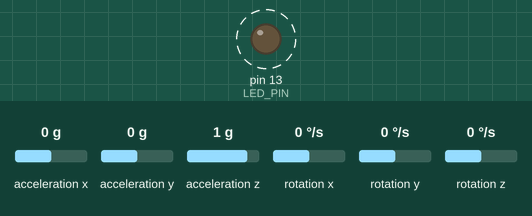
Bench run of a sketch on a simulated Arduino Uno, built with avr-gcc and run on an emulated ATmega328P. Parts: output pins drawn as LEDs (lit = HIGH). Dashed ring = blinking. The inputs (shaded band) are chosen by the test bench; at power-on: acceleration z 1 g, acceleration x 0 g, acceleration y 0 g, rotation x 0 °/s, rotation y 0 °/s, rotation z 0 °/s. The ROS host is connected and sends only what is stated; what the sketch prints to the serial monitor is not drawn.

Above: at 1.2 s.
1.3 s: acceleration z set to 0 g
4.3 s: acceleration x set to -1.4 g
7.3 s: acceleration y set to -1.4 g
10.3 s: rotation x set to -192 °/s
13.3 s: acceleration x set to 0 g
Timing chart, 0 to 72.8 s (numbered marks = the images above; inputs shaded):
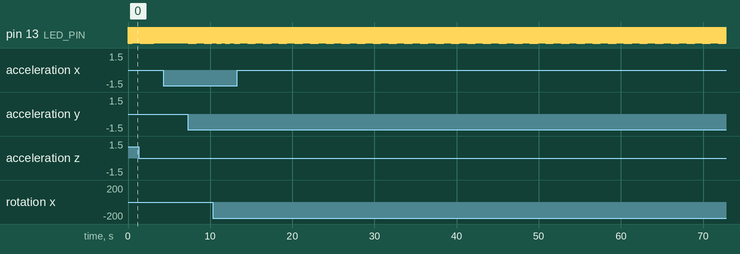

The sketch:

mpu6050_raw.ino
```cpp
/*
Connect MPU6050 with Arduino Uno
    UNO     MPU6050
    5V      VCC
    GND     GND
    A5      SCL
    A4      DSA
    2       INT
*/

// ROS library
#include "ros.h"
#include "geometry_msgs/Vector3.h"

// MPU6050 independence library
#include "I2Cdev.h"
#include "MPU6050.h"
#include "Wire.h"

// ROS initialize
ros::NodeHandle nh;
geometry_msgs::Vector3 accel_raw_data;
geometry_msgs::Vector3 gyro_raw_data;
ros::Publisher accelpub("/accel_raw", &accel_raw_data);
ros::Publisher gyropub("/gyro_raw", &gyro_raw_data);

MPU6050 accelgyro;

int16_t ax, ay, az;
int16_t gx, gy, gz;

#define LED_PIN 13
bool blinkState = false;

void setup()
{
    // ROS setup
    nh.initNode();
    nh.advertise(accelpub);
    nh.advertise(gyropub);

    Wire.begin();
    Serial.begin(38400);

    // initialize device
    Serial.println("Initializing I2C devices...");
    accelgyro.initialize();

    // verify connection
    Serial.println("Testing device connections...");
    Serial.println(accelgyro.testConnection() ? "MPU6050 connection successful" : "MPU6050 connection failed");

    // supply your own gyro offsets here, scaled for min sensitivity
    accelgyro.setXAccelOffset(-1169);
    accelgyro.setYAccelOffset(744);
    accelgyro.setZAccelOffset(1620);
    accelgyro.setXGyroOffset(48);
    accelgyro.setYGyroOffset(47);
    accelgyro.setZGyroOffset(-8);

    // configure Arduino LED for
    pinMode(LED_PIN, OUTPUT);
}

void loop()
{
    // read raw accel/gyro measurements from device
    accelgyro.getMotion6(&ax, &ay, &az, &gx, &gy, &gz);

    // print data on Serial monitor
    Serial.print("Data: ");
    Serial.print(ax); Serial.print("\t");
    Serial.print(ay); Serial.print("\t");
    Serial.print(az); Serial.print("\t");
    Serial.print(gx); Serial.print("\t");
    Serial.print(gy); Serial.print("\t");
    Serial.println(gz);

    // get data to publish
    accel_raw_data.x = ax;
    accel_raw_data.y = ay;
    accel_raw_data.z = az;

    gyro_raw_data.x = gx;
    gyro_raw_data.y = gy;
    gyro_raw_data.z = gz;

    accelpub.publish(&accel_raw_data);
    gyropub.publish(&gyro_raw_data);


    // blink LED to indicate activity
    blinkState = !blinkState;
    digitalWrite(LED_PIN, blinkState);
    delay(10);
}
```

Measured:
- by itself, pin 13 (LED_PIN): alternates HIGH for 0.02 s and LOW for 0.02 s
